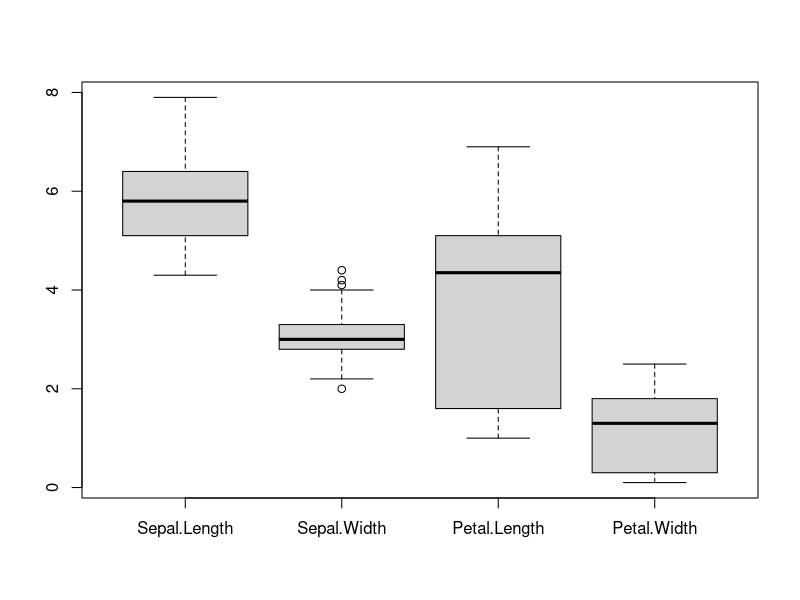
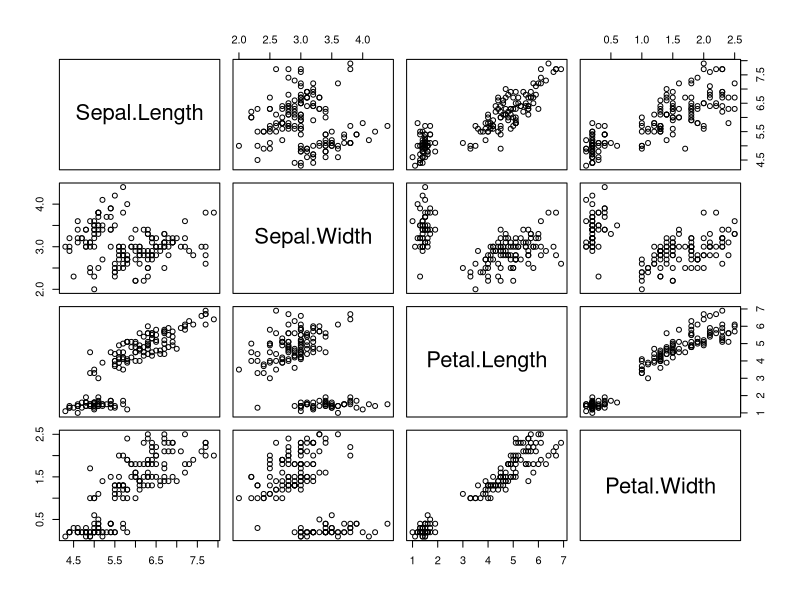
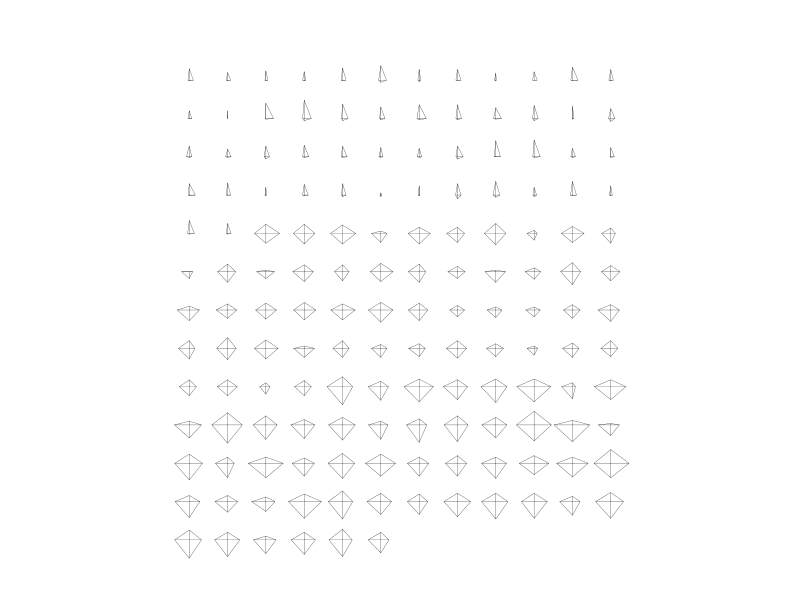
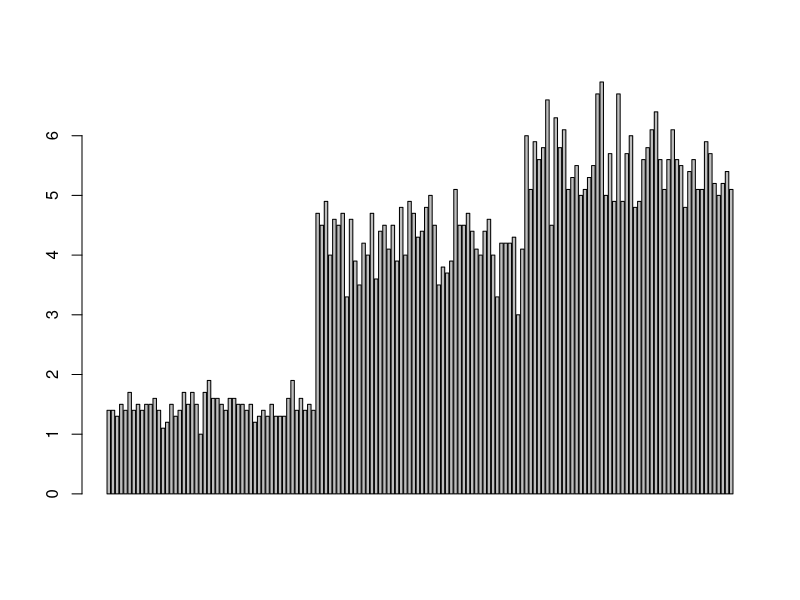
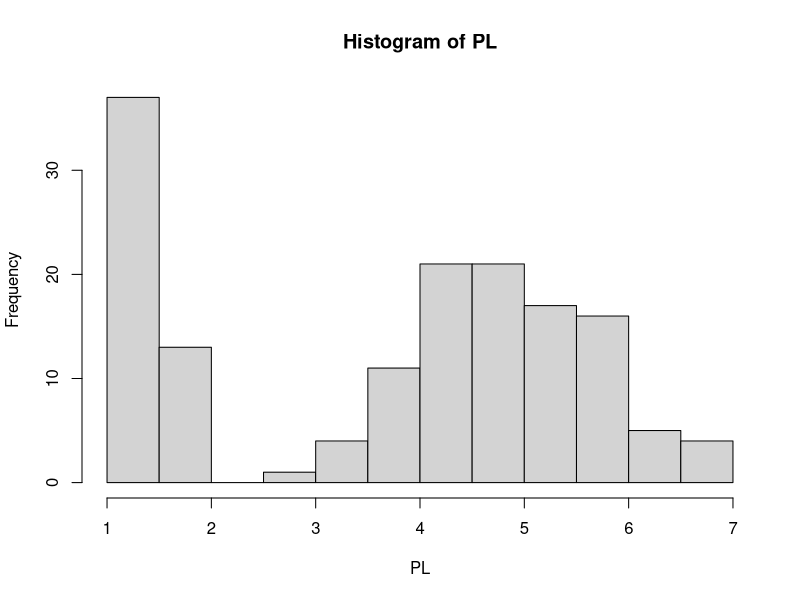
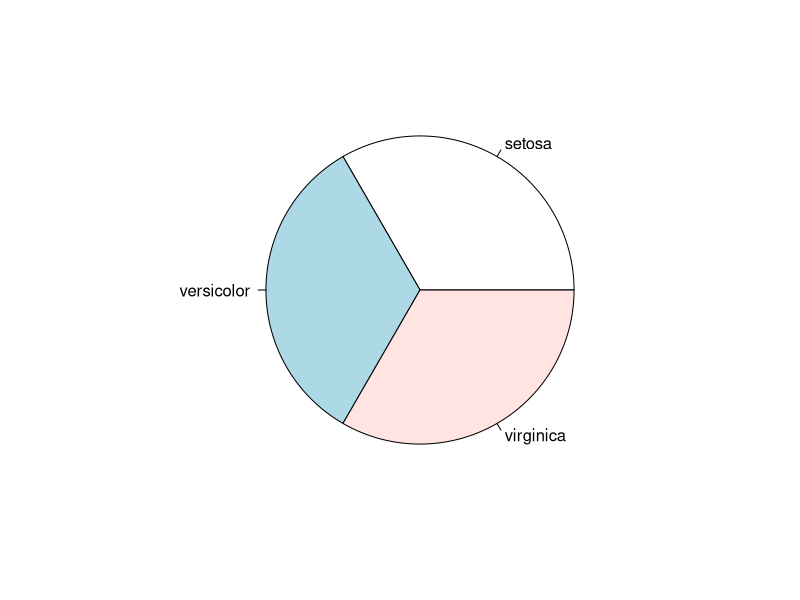
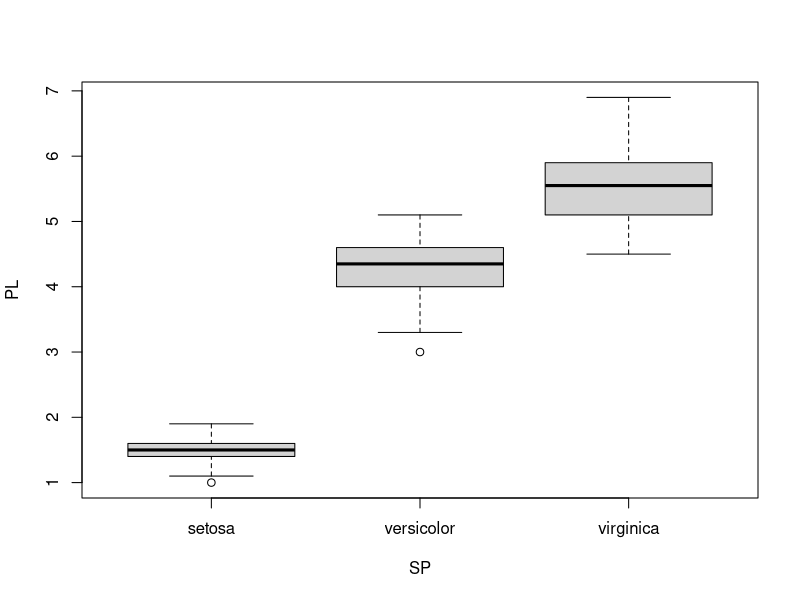
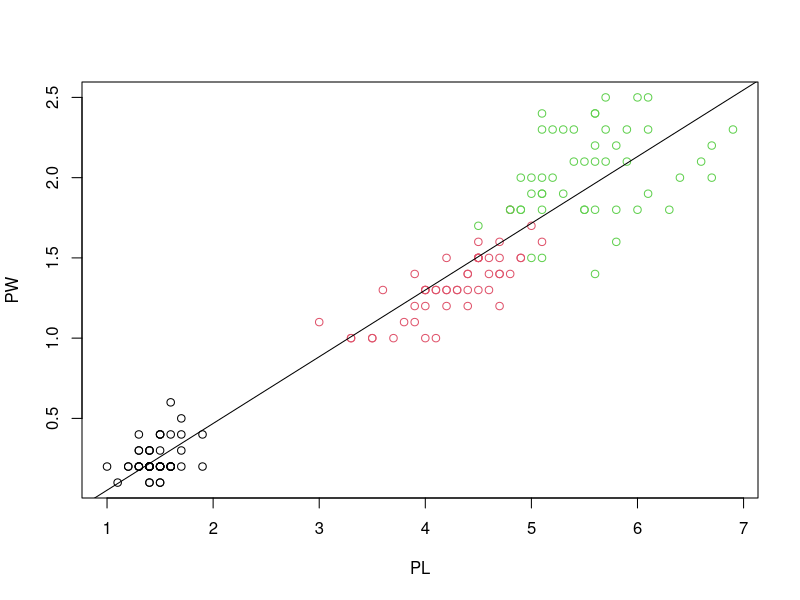

Recreate these plots in R, in order.
## ---- chunk 1
## Global options
knitr::opts_chunk$set(cache = TRUE)

## ---- chunk 2
# iris
head(iris)
str(iris)
attributes(iris)
summary(iris)
dim(iris)
# display column names
names(iris)
## ---- chunk 3
df <- iris[, 1:4]
boxplot(df)
pairs(df)
stars(df)

PL <- df$Petal.Length
barplot(PL)
hist(PL)
SP <- iris$Species
pie(table(SP))
boxplot(PL ~ SP)
summary(aov(PL ~ SP))

PW <- df$Petal.Width
plot(PL, PW, col = SP)
abline(lm(PW ~ PL))


## ---- chunk 4
summary(PL)

## ---- chunk 5
# View(iris) # show as a spreadsheet
SL <- df$Sepal.Length
hist(SL, main="Histogram of Sepal Length", xlab="Sepal Length",
     ylab='Frequency', xlim=c(4,8), col="blue", freq=FALSE)

SW <- df$Sepal.Width

hist(SW, main="Histogram of Sepal Width", xlab="Sepal Width",
     ylab='Frequency', xlim=c(2,5), col="darkorchid", freq=FALSE)
## ---- chunk 6
irisVer <- subset(iris, Species == "versicolor")
irisSet <- subset(iris, Species == "setosa")
irisVir <- subset(iris, Species == "virginica")
par(mfrow=c(1,3),mar=c(6,3,2,1))
boxplot(irisVer[,1:4], main="Versicolor, Rainbow Palette",ylim = c(0,8),las=2, col=rainbow(4))
boxplot(irisSet[,1:4], main="Setosa, Heat color Palette",ylim = c(0,8),las=2, col=heat.colors(4))
boxplot(irisVir[,1:4], main="Virginica, Topo colors Palette",ylim = c(0,8),las=2, col=topo.colors(4))
## ---- chunk 7
# create boxplot of sepal width vs. sepal length
boxplot(Sepal.Length~Species,
        data=iris,
        main='Sepal Length by Species',
        xlab='Species',
        ylab='Sepal Length',
        col='steelblue',
        border='black')
        
# create scatterplot of sepal width vs. sepal length
plot(iris$Sepal.Width, iris$Sepal.Length,
     col='steelblue',
     main='Scatterplot',
     xlab='Sepal Width',
     ylab='Sepal Length',
     pch=19)

## ---- chunk 8
x <- iris[, 1:4]
pairs(x)
sessionInfo()
